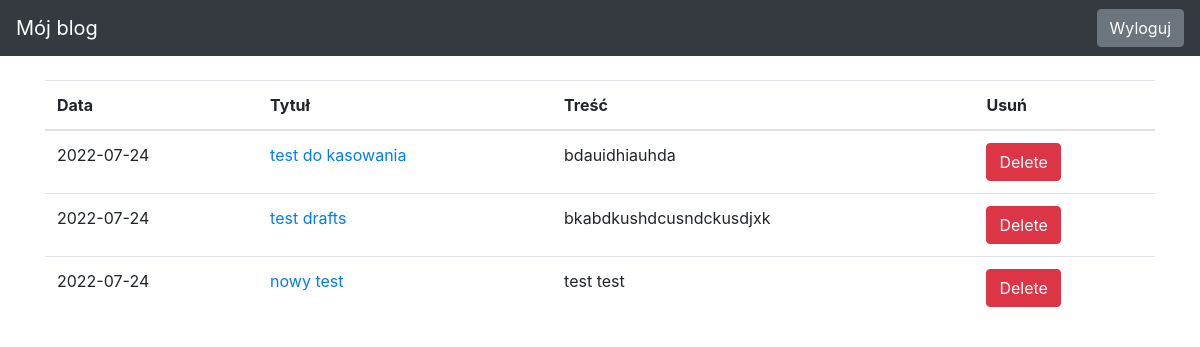
Page /drafts/ (signed in) on the committed database.
### blog/models.py (models this page shows)
class Entry(db.Model):
   id = db.Column(db.Integer, primary_key=True)
   title = db.Column(db.String(80), nullable=False)
   body = db.Column(db.Text, nullable=False)
   pub_date = db.Column(db.DateTime, nullable=False,
       default=datetime.datetime.utcnow)
   is_published = db.Column(db.Boolean, default=False)

### blog/routes.py (the view)
@app.route("/drafts/", methods=['GET'])
@login_required
def list_drafts():
   drafts = Entry.query.filter_by(is_published=False).order_by(Entry.pub_date.desc())
   return render_template("drafts.html", drafts=drafts)

### blog/routes.py (called while the page is built)
def login_required(view_func):
   @functools.wraps(view_func)
   def check_permissions(*args, **kwargs):
       if session.get('logged_in'):
           return view_func(*args, **kwargs)
       return redirect(url_for('login', next=request.path))
   return check_permissions

### blog/templates/drafts.html (shortened to what this page needs)
{% extends "base.html" %}
{% block content %}
<table class="table">
   <thead>
     <tr>
       <th scope="col">Data</th>
       <th scope="col">Tytuł</th>
       <th scope="col">Treść</th>
       <th scope="col">Usuń</th>
     </tr>
   </thead>
   <tbody>
       {% for post in drafts %}
     <tr>
       <td>
           {{ post.pub_date.strftime('%Y-%m-%d') }}
       </td>
       <td>
           <a href="{{ url_for('edit_entry', entry_id=post.id) }}">
               {{ post.title }}
           </a>
       </td>
       <td>{{ post.body|truncate(100, true) }}</td>
       <td><form action="{{ url_for('delete_post', entry_id=post.id) }}" method="post">
        <input type="submit" value="Delete" class="btn btn-danger">
       </form>
       </td>
     </tr>
     {% endfor %}
   </tbody>
 </table>
{% endblock %}

### blog/templates/base.html (style rules this page uses)
body { padding-top: 5rem; }

### rows in the picture
Entry: pub_date "2022-07-24", title "test do kasowania", body "bdauidhiauhda"
Entry: pub_date "2022-07-24", title "test drafts", body "bkabdkushdcusndckusdjxk"
Entry: pub_date "2022-07-24", title "nowy test", body "test test"
